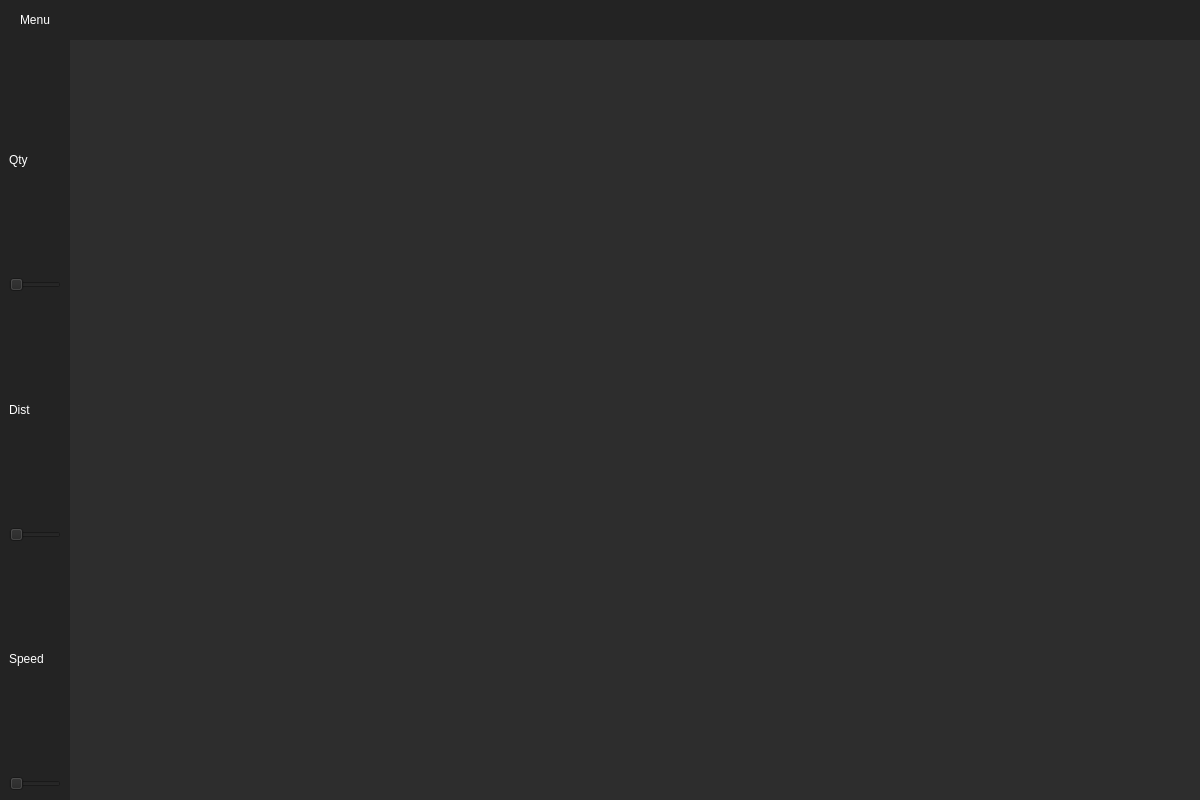
<?xml version="1.0" encoding="UTF-8"?>
<ui version="4.0">
 <class>MainWindow</class>
 <widget class="QMainWindow" name="MainWindow">
  <property name="geometry">
   <rect>
    <x>0</x>
    <y>0</y>
    <width>1200</width>
    <height>800</height>
   </rect>
  </property>
  <property name="maximumSize">
   <size>
    <width>1200</width>
    <height>800</height>
   </size>
  </property>
  <property name="windowTitle">
   <string>MainWindow</string>
  </property>
  <property name="styleSheet">
   <string notr="true">background-color: rgb(45, 45, 45);</string>
  </property>
  <widget class="QWidget" name="centralwidget">
   <layout class="QVBoxLayout" name="verticalLayout">
    <property name="spacing">
     <number>0</number>
    </property>
    <property name="leftMargin">
     <number>0</number>
    </property>
    <property name="topMargin">
     <number>0</number>
    </property>
    <property name="rightMargin">
     <number>0</number>
    </property>
    <property name="bottomMargin">
     <number>0</number>
    </property>
    <item>
     <widget class="QFrame" name="Top_Bar">
      <property name="maximumSize">
       <size>
        <width>9999999</width>
        <height>40</height>
       </size>
      </property>
      <property name="styleSheet">
       <string notr="true">background-color: rgb(35, 35, 35);</string>
      </property>
      <property name="frameShape">
       <enum>QFrame::NoFrame</enum>
      </property>
      <property name="frameShadow">
       <enum>QFrame::Raised</enum>
      </property>
      <layout class="QHBoxLayout" name="horizontalLayout">
       <property name="spacing">
        <number>0</number>
       </property>
       <property name="leftMargin">
        <number>0</number>
       </property>
       <property name="topMargin">
        <number>0</number>
       </property>
       <property name="rightMargin">
        <number>0</number>
       </property>
       <property name="bottomMargin">
        <number>0</number>
       </property>
       <item>
        <widget class="QFrame" name="frame_toggle">
         <property name="maximumSize">
          <size>
           <width>70</width>
           <height>40</height>
          </size>
         </property>
         <property name="styleSheet">
          <string notr="true">alternate-background-color: rgb(77, 77, 77);</string>
         </property>
         <property name="frameShape">
          <enum>QFrame::NoFrame</enum>
         </property>
         <property name="frameShadow">
          <enum>QFrame::Raised</enum>
         </property>
         <layout class="QVBoxLayout" name="verticalLayout_2">
          <property name="spacing">
           <number>0</number>
          </property>
          <property name="leftMargin">
           <number>0</number>
          </property>
          <property name="topMargin">
           <number>0</number>
          </property>
          <property name="rightMargin">
           <number>0</number>
          </property>
          <property name="bottomMargin">
           <number>0</number>
          </property>
          <item>
           <widget class="QPushButton" name="Btn_Toggle">
            <property name="sizePolicy">
             <sizepolicy hsizetype="Expanding" vsizetype="Expanding">
              <horstretch>0</horstretch>
              <verstretch>0</verstretch>
             </sizepolicy>
            </property>
            <property name="styleSheet">
             <string notr="true">QPushButton {
	
	color: rgb(255, 255, 255);
	border : 0px solid;
}
QPushButton:hover{
	background-color: rgb(167, 167, 167);
}

</string>
            </property>
            <property name="text">
             <string>Menu</string>
            </property>
           </widget>
          </item>
         </layout>
        </widget>
       </item>
       <item>
        <widget class="QFrame" name="frame_top">
         <property name="maximumSize">
          <size>
           <width>16777215</width>
           <height>40</height>
          </size>
         </property>
         <property name="frameShape">
          <enum>QFrame::NoFrame</enum>
         </property>
         <property name="frameShadow">
          <enum>QFrame::Raised</enum>
         </property>
        </widget>
       </item>
      </layout>
     </widget>
    </item>
    <item>
     <widget class="QFrame" name="Content">
      <property name="maximumSize">
       <size>
        <width>999999</width>
        <height>9999999</height>
       </size>
      </property>
      <property name="frameShape">
       <enum>QFrame::NoFrame</enum>
      </property>
      <property name="frameShadow">
       <enum>QFrame::Raised</enum>
      </property>
      <layout class="QHBoxLayout" name="horizontalLayout_2">
       <property name="spacing">
        <number>0</number>
       </property>
       <property name="leftMargin">
        <number>0</number>
       </property>
       <property name="topMargin">
        <number>0</number>
       </property>
       <property name="rightMargin">
        <number>0</number>
       </property>
       <property name="bottomMargin">
        <number>0</number>
       </property>
       <item>
        <widget class="QFrame" name="frame_left_menu">
         <property name="maximumSize">
          <size>
           <width>70</width>
           <height>16777215</height>
          </size>
         </property>
         <property name="styleSheet">
          <string notr="true">background-color: rgb(35, 35, 35);
</string>
         </property>
         <property name="frameShape">
          <enum>QFrame::NoFrame</enum>
         </property>
         <property name="frameShadow">
          <enum>QFrame::Raised</enum>
         </property>
         <layout class="QVBoxLayout" name="verticalLayout_3">
          <property name="spacing">
           <number>0</number>
          </property>
          <property name="leftMargin">
           <number>0</number>
          </property>
          <property name="topMargin">
           <number>0</number>
          </property>
          <property name="rightMargin">
           <number>0</number>
          </property>
          <property name="bottomMargin">
           <number>0</number>
          </property>
          <item>
           <widget class="QFrame" name="frame_top_menus">
            <property name="minimumSize">
             <size>
              <width>0</width>
              <height>0</height>
             </size>
            </property>
            <property name="frameShape">
             <enum>QFrame::NoFrame</enum>
            </property>
            <property name="frameShadow">
             <enum>QFrame::Raised</enum>
            </property>
            <layout class="QVBoxLayout" name="verticalLayout_4">
             <item>
              <widget class="QLabel" name="label">
               <property name="styleSheet">
                <string notr="true">color: rgb(255, 255, 255);</string>
               </property>
               <property name="text">
                <string>Qty</string>
               </property>
              </widget>
             </item>
             <item>
              <widget class="QSlider" name="slide1">
               <property name="minimumSize">
                <size>
                 <width>0</width>
                 <height>0</height>
                </size>
               </property>
               <property name="maximumSize">
                <size>
                 <width>250</width>
                 <height>16777215</height>
                </size>
               </property>
               <property name="orientation">
                <enum>Qt::Horizontal</enum>
               </property>
              </widget>
             </item>
             <item>
              <widget class="QLabel" name="label_2">
               <property name="styleSheet">
                <string notr="true">color: rgb(255, 255, 255);</string>
               </property>
               <property name="text">
                <string>Dist</string>
               </property>
              </widget>
             </item>
             <item>
              <widget class="QSlider" name="slide1_2">
               <property name="minimumSize">
                <size>
                 <width>0</width>
                 <height>0</height>
                </size>
               </property>
               <property name="maximumSize">
                <size>
                 <width>250</width>
                 <height>16777215</height>
                </size>
               </property>
               <property name="orientation">
                <enum>Qt::Horizontal</enum>
               </property>
              </widget>
             </item>
             <item>
              <widget class="QLabel" name="label_3">
               <property name="styleSheet">
                <string notr="true">color: rgb(255, 255, 255);</string>
               </property>
               <property name="text">
                <string>Speed</string>
               </property>
              </widget>
             </item>
             <item>
              <widget class="QSlider" name="slide1_3">
               <property name="minimumSize">
                <size>
                 <width>0</width>
                 <height>0</height>
                </size>
               </property>
               <property name="maximumSize">
                <size>
                 <width>250</width>
                 <height>16777215</height>
                </size>
               </property>
               <property name="orientation">
                <enum>Qt::Horizontal</enum>
               </property>
              </widget>
             </item>
            </layout>
           </widget>
          </item>
         </layout>
        </widget>
       </item>
       <item>
        <widget class="QFrame" name="Pages">
         <property name="frameShape">
          <enum>QFrame::NoFrame</enum>
         </property>
         <property name="frameShadow">
          <enum>QFrame::Raised</enum>
         </property>
         <layout class="QVBoxLayout" name="verticalLayout_5">
          <property name="spacing">
           <number>0</number>
          </property>
          <property name="leftMargin">
           <number>0</number>
          </property>
          <property name="topMargin">
           <number>0</number>
          </property>
          <property name="rightMargin">
           <number>0</number>
          </property>
          <property name="bottomMargin">
           <number>0</number>
          </property>
          <item>
           <widget class="QStackedWidget" name="stackedWidget">
            <widget class="QWidget" name="page"/>
            <widget class="QWidget" name="page_2"/>
           </widget>
          </item>
         </layout>
        </widget>
       </item>
      </layout>
     </widget>
    </item>
   </layout>
  </widget>
 </widget>
 <resources/>
 <connections/>
</ui>
